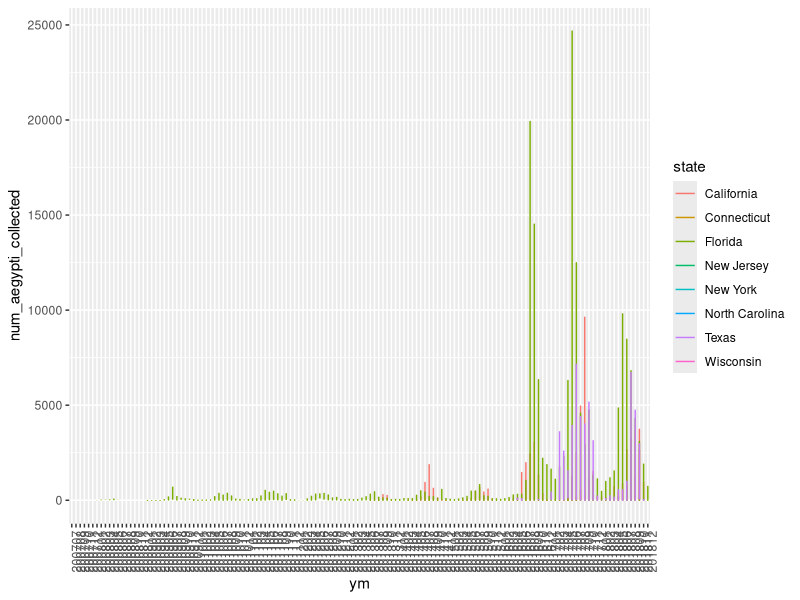

This figure's R source:
data_ca <- read.csv("./data/aedes_collections_california.csv")
data_ct <- read.csv("./data/aedes_collections_connecticut.csv")
data_fl <- read.csv("./data/aedes_collections_florida.csv")
data_nj <- read.csv("./data/aedes_collections_new_jersey.csv")
data_ny <- read.csv("./data/aedes_collections_new_york.csv")
data_nc <- read.csv("./data/aedes_collections_north_carolina.csv")
data_tx <- read.csv("./data/aedes_collections_texas.csv")
data_wi <- read.csv("./data/aedes_collections_wisconsin.csv")




total_data <- rbind(data_ca,data_ct,data_fl,data_nj,data_ny,data_nc,data_tx,data_wi)


ym <- c()
for (row in 1:nrow(total_data)){
  if (total_data[row,]$month < 10){
    ym <- c(ym,paste0(total_data[row,]$year,paste0("0",total_data[row,]$month)))
    }else{
    ym <- c(ym,paste0(total_data[row,]$year,total_data[row,]$month))
  }
}
total_data$ym <- ym
### Exploration plots
library(ggplot2)
ggplot(total_data,aes(x=ym,num_aegypti_collected,col=state)) + geom_line()+ theme(axis.text.x = element_text(angle = 90, hjust = 1)) 
